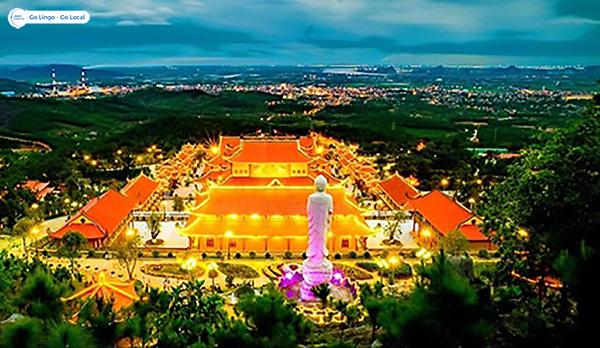
#> input picture Lab 2/exercise/pagoda.jpg, 600 x 348 px, found by its file name
$ jupyter execute --allow-errors baitaplamthem.ipynb
#> lines starting #> are read from the running program, lines starting #| are printed output that depends on the picture
[cell 1]
from PIL import Image
import numpy as np
from scipy.ndimage import map_coordinates
import math
import matplotlib.pyplot as plt  # <== Bổ sung dòng này

# Mở ảnh kiwi
#> (the rest of this cell did not finish here and is left out)

[cell 2]
from PIL import Image
import numpy as np
import matplotlib.pyplot as plt

# Đọc ảnh đu đủ và dưa hấu (thay bằng đường dẫn ảnh bạn tải)
#> (the rest of this cell did not finish here and is left out)

[cell 3]
from PIL import Image
import numpy as np
import matplotlib.pyplot as plt

# Đọc ảnh núi và thuyền (thay bằng đường dẫn ảnh bạn tải)
#> (the rest of this cell did not finish here and is left out)

[cell 4]
from PIL import Image
import numpy as np
from scipy.ndimage import map_coordinates
import matplotlib.pyplot as plt

# Đọc ảnh chùa (thay bằng đường dẫn ảnh bạn tải)
pagoda = Image.open("pagoda.jpg").convert("RGB")
#> pagoda is the input picture: PIL image 600x348 RGB; mean R, G, B 82.1, 94.8, 64.1

# In thông tin ảnh gốc trong console
print("Ảnh chùa gốc:")
print(f"Kích thước: {pagoda.size}")
#| Kích thước: (600, 348)
print(f"Định dạng: {pagoda.format}")
#| Định dạng: None
print(f"Chế độ: {pagoda.mode}")
#| Chế độ: RGB

# Phóng to 5 lần
new_size = (pagoda.size[0] * 5, pagoda.size[1] * 5)
#> new_size = (3000, 1740)
pagoda_scaled = pagoda.resize(new_size, Image.LANCZOS)
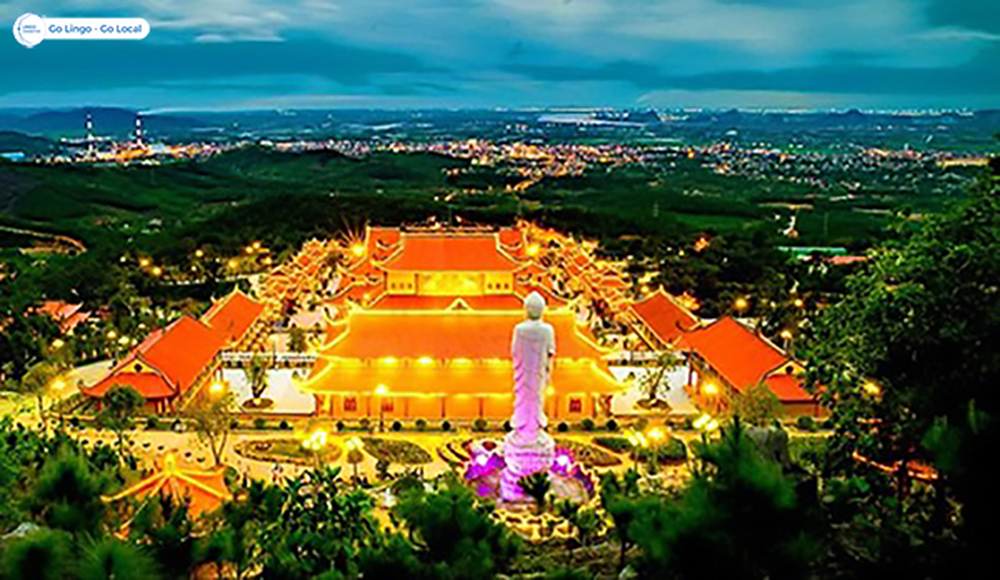
#> pagoda_scaled: PIL image 3000x1740 RGB (shown at 1/3 size); mean R, G, B 82.1, 94.9, 64.2

# Áp dụng hiệu ứng uốn cong (warping) bằng biến đổi tọa độ
img_array = np.array(pagoda_scaled)
height, width = img_array.shape[:2]
#> height = 1740; width = 3000
y, x = np.indices((height, width))
# Tạo hiệu ứng uốn cong bằng hàm sin
warp_x = x + 50 * np.sin(2 * np.pi * y / height)  # Uốn dọc
warp_y = y + 50 * np.sin(2 * np.pi * x / width)   # Uốn ngang
coords = np.stack([warp_y, warp_x], axis=-1)

# Biến đổi tọa độ với map_coordinates
warped = np.zeros_like(img_array)
for c in range(img_array.shape[2]):
    warped[:, :, c] = map_coordinates(img_array[:, :, c], coords.transpose(2, 0, 1), order=1)
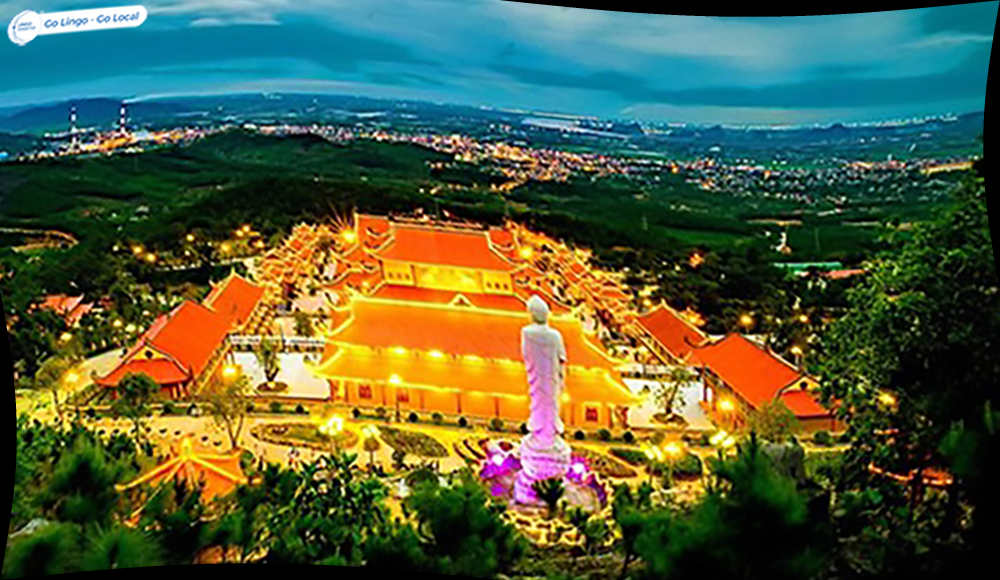
#> warped: shape (1740, 3000, 3) (shown at 1/3 size); mean R, G, B 81, 92.7, 61.8

# Lưu ảnh kết quả
result = Image.fromarray(warped.astype(np.uint8))
result.save("pagoda_warped.jpg")

# In thông tin ảnh kết quả
print("\nẢnh kết quả (pagoda_warped.jpg):")
print(f"Kích thước: {result.size}")
#| Kích thước: (3000, 1740)
print(f"Định dạng: JPEG")
print(f"Chế độ: {result.mode}")
#| Chế độ: RGB

# Hiển thị ảnh gốc và ảnh đã xử lý
plt.figure(figsize=(10, 5))
plt.subplot(1, 2, 1)
plt.title("Chùa gốc")
plt.imshow(pagoda)
plt.axis("off")
plt.subplot(1, 2, 2)
plt.title("Ảnh đã xử lý (Phóng to + Uốn cong)")
plt.imshow(result)
plt.axis("off")
plt.show()
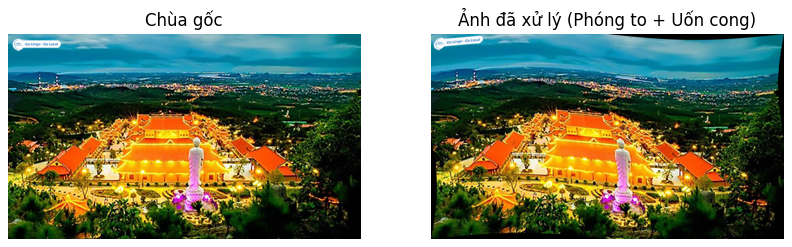
#> figure drawn by matplotlib, 2 panels

[cell 5]
from PIL import Image
import numpy as np
from scipy.ndimage import map_coordinates, gaussian_filter
import matplotlib.pyplot as plt

# Các hàm xử lý ảnh được tối ưu
# [56 lines left out: functions translate_image, rotate_image, scale_image, gaussian_blur, wave_effect, not called in this run]

# Menu tương tác
images = ["kiwi.jpg", "pagoda.jpg", "mountain.jpg"]  # Thay bằng tên file ảnh bạn chọn
print("Chọn ảnh:")
for i, img_path in enumerate(images, 1):
    print(f"{i}. {img_path}")

while True:
    try:
        choice = int(input("Nhập số thứ tự ảnh (1-3): ")) - 1
#> the answer given: 1
        if 0 <= choice < len(images):
            try:
                img = Image.open(images[choice]).convert("RGB")
                break
            except FileNotFoundError:
                print(f"File {images[choice]} không tồn tại. Vui lòng kiểm tra lại.")
        else:
            print("Số thứ tự không hợp lệ. Vui lòng chọn từ 1 đến 3.")
    except ValueError:
        print("Vui lòng nhập một số nguyên.")

# In thông tin ảnh gốc
print("\nẢnh gốc:")
print(f"Kích thước: {img.size}")
print(f"Định dạng: {img.format}")
print(f"Chế độ: {img.mode}")

while True:
    print("\nChọn phép biến đổi:")
    print("1. Tịnh tiến")
    print("2. Xoay")
    print("3. Phóng to/thu nhỏ")
    print("4. Làm mờ Gaussian")
    print("5. Biến đổi sóng")
    print("6. Thoát")

    try:
        choice = int(input("Nhập lựa chọn (1-6): "))
        if choice == 6:
            break
        elif choice not in range(1, 7):
            print("Lựa chọn không hợp lệ. Vui lòng chọn từ 1 đến 6.")
            continue

        if choice == 1:
            dx = int(input("Nhập số pixel tịnh tiến theo x: "))
            dy = int(input("Nhập số pixel tịnh tiến theo y: "))
            img = translate_image(img, dx, dy)
        elif choice == 2:
            angle = float(input("Nhập góc xoay (độ): "))
            reshape = input("Giữ kích thước ban đầu? (True/False): ").strip().lower() == "true"
            img = rotate_image(img, angle, reshape)
        elif choice == 3:
            factor = float(input("Nhập hệ số phóng to/thu nhỏ: "))
            img = scale_image(img, factor)
        elif choice == 4:
            sigma = float(input("Nhập giá trị sigma cho làm mờ: "))
            img = gaussian_blur(img, sigma)
        elif choice == 5:
            amplitude = float(input("Nhập biên độ sóng: "))
            img = wave_effect(img, amplitude)

        # Hiển thị ảnh sau mỗi lần xử lý
        plt.figure(figsize=(5, 5))
        plt.title("Ảnh sau xử lý")
        plt.imshow(img)
        plt.axis("off")
        plt.show()

    except ValueError:
        print("Vui lòng nhập một số hợp lệ.")
    except Exception as e:
        print(f"Lỗi không xác định: {e}")

# Lưu ảnh cuối cùng
try:
    img.save("transformed_image.jpg")
    print("\nẢnh kết quả (transformed_image.jpg):")
    print(f"Kích thước: {img.size}")
    print(f"Định dạng: JPEG")
    print(f"Chế độ: {img.mode}")
except Exception as e:
    print(f"Lỗi khi lưu ảnh: {e}")
